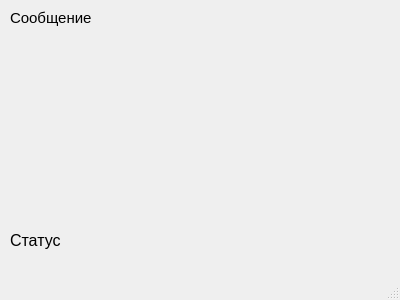
<?xml version="1.0" encoding="UTF-8"?>
<ui version="4.0">
 <class>MainWindow</class>
 <widget class="QMainWindow" name="MainWindow">
  <property name="geometry">
   <rect>
    <x>0</x>
    <y>0</y>
    <width>400</width>
    <height>300</height>
   </rect>
  </property>
  <property name="windowTitle">
   <string>MainWindow</string>
  </property>
  <widget class="QWidget" name="centralWidget">
   <widget class="QLabel" name="label">
    <property name="geometry">
     <rect>
      <x>10</x>
      <y>230</y>
      <width>121</width>
      <height>21</height>
     </rect>
    </property>
    <property name="font">
     <font>
      <pointsize>12</pointsize>
     </font>
    </property>
    <property name="text">
     <string>&lt;html&gt;&lt;head/&gt;&lt;body&gt;&lt;p&gt;Статус&lt;/p&gt;&lt;/body&gt;&lt;/html&gt;</string>
    </property>
   </widget>
   <widget class="QLabel" name="label_2">
    <property name="geometry">
     <rect>
      <x>10</x>
      <y>10</y>
      <width>361</width>
      <height>16</height>
     </rect>
    </property>
    <property name="font">
     <font>
      <pointsize>11</pointsize>
     </font>
    </property>
    <property name="text">
     <string>Сообщение</string>
    </property>
   </widget>
  </widget>
  <widget class="QMenuBar" name="menuBar">
   <property name="geometry">
    <rect>
     <x>0</x>
     <y>0</y>
     <width>400</width>
     <height>21</height>
    </rect>
   </property>
  </widget>
  <widget class="QStatusBar" name="statusBar"/>
 </widget>
 <layoutdefault spacing="6" margin="11"/>
 <resources/>
 <connections/>
</ui>
